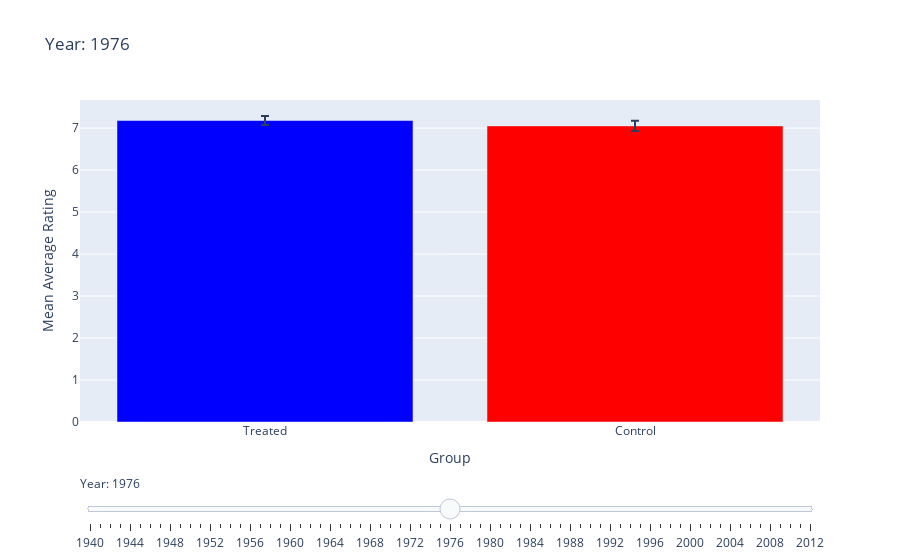

Here is the notebook cell this chart was saved with:
### Markdown cell above
The results indicate that multilingual movies consistently generate higher box office revenues compared to single-language movies. The positive mean difference, particularly after 1940 (may correspond to historical shifts in the movie industry), suggests a persistent and statistically significant treatment effect .

### Code cell
# Set start year at 1940
start_index = years.index(1940)
filtered_years = years[start_index:]

# Calculate the middle index 
mid_index = len(filtered_years) // 2
active_index = start_index + mid_index  

fig_rating = go.Figure()

# Add bars for treated and control groups 
fig_rating.add_trace(go.Bar(
    x=['Treated', 'Control'],
    y=[mean_ratings_treated[active_index], mean_ratings_control[active_index]],  
    error_y=dict(
        type='data',
        array=[ci_ratings_treated[active_index], ci_ratings_control[active_index]],  
        visible=True
    ),
    name=f'Year: {filtered_years[mid_index]}',  
    marker_color=['blue', 'red']
))

# Add a slider
steps_rating = []
for i in range(start_index, len(years)):
    step = dict(
        method="update",
        args=[
            {"y": [[mean_ratings_treated[i], mean_ratings_control[i]]],  # Update rating data
             "error_y.array": [[ci_ratings_treated[i], ci_ratings_control[i]]]},  # Update error bars
            {"title": f"Year: {years[i]}"}  # Update the title
        ],
        label=str(years[i])
    )
    steps_rating.append(step)

sliders_rating = [dict(
    active=mid_index,  
    currentvalue={"prefix": "Year: "},
    pad={"t": 50},
    steps=steps_rating
)]

fig_rating.update_layout(
    sliders=sliders_rating,
    title=f"Year: {filtered_years[mid_index]}",  
    yaxis=dict(title="Mean Average Rating"),
    xaxis=dict(title="Group"),
    showlegend=False
)

fig_rating.show()

### Figure 1 — Plotly figure (JSON) as saved in the notebook; plotly's stock layout.template omitted (floating-point values rounded to 4 significant figures)
{"data": [{"error_y": {"array": [0.1058, 0.1221], "type": "data", "visible": true}, "marker": {"color": ["blue", "red"]}, "name": "Year: 1976", "type": "bar", "x": ["Treated", "Control"], "y": [7.18, 7.052]}], "layout": {"showlegend": false, "sliders": [{"active": 36, "currentvalue": {"prefix": "Year: "}, "pad": {"t": 50}, "steps": [{"args": [{"error_y.array": [[0.2785, 0.3555]], "y": [[7.097, 7.305]]}, {"title": "Year: 1940"}], "label": "1940", "method": "update"}, {"args": [{"error_y.array": [[0.2723, 0.3385]], "y": [[7.115, 7.32]]}, {"title": "Year: 1941"}], "label": "1941", "method": "update"}, {"args": [{"error_y.array": [[0.2611, 0.307]], "y": [[7.167, 7.318]]}, {"title": "Year: 1942"}], "label": "1942", "method": "update"}, {"args": [{"error_y.array": [[0.2611, 0.3059]], "y": [[7.167, 7.274]]}, {"title": "Year: 1943"}], "label": "1943", "method": "update"}, {"args": [{"error_y.array": [[0.2541, 0.2867]], "y": [[7.162, 7.316]]}, {"title": "Year: 1944"}], "label": "1944", "method": "update"}, {"args": [{"error_y.array": [[0.2513, 0.2806]], "y": [[7.139, 7.288]]}, {"title": "Year: 1945"}], "label": "1945", "method": "update"}, {"args": [{"error_y.array": [[0.2513, 0.2715]], "y": [[7.139, 7.274]]}, {"title": "Year: 1946"}], "label": "1946", "method": "update"}, {"args": [{"error_y.array": [[0.2477, 0.2672]], "y": [[7.159, 7.246]]}, {"title": "Year: 1947"}], "label": "1947", "method": "update"}, {"args": [{"error_y.array": [[0.2359, 0.2672]], "y": [[7.193, 7.246]]}, {"title": "Year: 1948"}], "label": "1948", "method": "update"}, {"args": [{"error_y.array": [[0.2241, 0.2541]], "y": [[7.211, 7.21]]}, {"title": "Year: 1949"}], "label": "1949", "method": "update"}, {"args": [{"error_y.array": [[0.2191, 0.2322]], "y": [[7.223, 7.215]]}, {"title": "Year: 1950"}], "label": "1950", "method": "update"}, {"args": [{"error_y.array": [[0.1937, 0.226]], "y": [[7.209, 7.093]]}, {"title": "Year: 1951"}], "label": "1951", "method": "update"}, {"args": [{"error_y.array": [[0.1734, 0.2034]], "y": [[7.147, 7.051]]}, {"title": "Year: 1952"}], "label": "1952", "method": "update"}, {"args": [{"error_y.array": [[0.1639, 0.1926]], "y": [[7.149, 6.989]]}, {"title": "Year: 1953"}], "label": "1953", "method": "update"}, {"args": [{"error_y.array": [[0.1548, 0.1815]], "y": [[7.128, 6.982]]}, {"title": "Year: 1954"}], "label": "1954", "method": "update"}, {"args": [{"error_y.array": [[0.1433, 0.1611]], "y": [[7.102, 6.995]]}, {"title": "Year: 1955"}], "label": "1955", "method": "update"}, {"args": [{"error_y.array": [[0.1362, 0.1518]], "y": [[7.091, 6.939]]}, {"title": "Year: 1956"}], "label": "1956", "method": "update"}, {"args": [{"error_y.array": [[0.1314, 0.1513]], "y": [[7.072, 6.941]]}, {"title": "Year: 1957"}], "label": "1957", "method": "update"}, {"args": [{"error_y.array": [[0.1296, 0.1522]], "y": [[7.063, 6.955]]}, {"title": "Year: 1958"}], "label": "1958", "method": "update"}, {"args": [{"error_y.array": [[0.1284, 0.1515]], "y": [[7.062, 6.977]]}, {"title": "Year: 1959"}], "label": "1959", "method": "update"}, {"args": [{"error_y.array": [[0.1277, 0.1515]], "y": [[7.068, 6.977]]}, {"title": "Year: 1960"}], "label": "1960", "method": "update"}, {"args": [{"error_y.array": [[0.1239, 0.1511]], "y": [[7.079, 6.986]]}, {"title": "Year: 1961"}], "label": "1961", "method": "update"}, {"args": [{"error_y.array": [[0.1204, 0.1496]], "y": [[7.086, 6.972]]}, {"title": "Year: 1962"}], "label": "1962", "method": "update"}, {"args": [{"error_y.array": [[0.1184, 0.1482]], "y": [[7.102, 6.975]]}, {"title": "Year: 1963"}], "label": "1963", "method": "update"}, {"args": [{"error_y.array": [[0.1184, 0.147]], "y": [[7.117, 6.99]]}, {"title": "Year: 1964"}], "label": "1964", "method": "update"}, {"args": [{"error_y.array": [[0.1172, 0.147]], "y": [[7.121, 6.99]]}, {"title": "Year: 1965"}], "label": "1965", "method": "update"}, {"args": [{"error_y.array": [[0.1165, 0.1445]], "y": [[7.145, 6.991]]}, {"title": "Year: 1966"}], "label": "1966", "method": "update"}, {"args": [{"error_y.array": [[0.1143, 0.143]], "y": [[7.149, 7.01]]}, {"title": "Year: 1967"}], "label": "1967", "method": "update"}, {"args": [{"error_y.array": [[0.1153, 0.1393]], "y": [[7.158, 7.028]]}, {"title": "Year: 1968"}], "label": "1968", "method": "update"}, {"args": [{"error_y.array": [[0.1123, 0.137]], "y": [[7.16, 7.018]]}, {"title": "Year: 1969"}], "label": "1969", "method": "update"}, {"args": [{"error_y.array": [[0.1102, 0.1351]], "y": [[7.166, 7.01]]}, {"title": "Year: 1970"}], "label": "1970", "method": "update"}, {"args": [{"error_y.array": [[0.1094, 0.1317]], "y": [[7.163, 7.036]]}, {"title": "Year: 1971"}], "label": "1971", "method": "update"}, {"args": [{"error_y.array": [[0.1089, 0.1296]], "y": [[7.167, 7.044]]}, {"title": "Year: 1972"}], "label": "1972", "method": "update"}, {"args": [{"error_y.array": [[0.1056, 0.1289]], "y": [[7.177, 7.063]]}, {"title": "Year: 1973"}], "label": "1973", "method": "update"}, {"args": [{"error_y.array": [[0.1082, 0.1269]], "y": [[7.182, 7.052]]}, {"title": "Year: 1974"}], "label": "1974", "method": "update"}, {"args": [{"error_y.array": [[0.1069, 0.1245]], "y": [[7.175, 7.067]]}, {"title": "Year: 1975"}], "label": "1975", "method": "update"}, {"args": [{"error_y.array": [[0.1058, 0.1221]], "y": [[7.18, 7.052]]}, {"title": "Year: 1976"}], "label": "1976", "method": "update"}, {"args": [{"error_y.array": [[0.1088, 0.1204]], "y": [[7.16, 7.043]]}, {"title": "Year: 1977"}], "label": "1977", "method": "update"}, {"args": [{"error_y.array": [[0.106, 0.1165]], "y": [[7.164, 7.017]]}, {"title": "Year: 1978"}], "label": "1978", "method": "update"}, {"args": [{"error_y.array": [[0.1081, 0.1151]], "y": [[7.149, 7.024]]}, {"title": "Year: 1979"}], "label": "1979", "method": "update"}, {"args": [{"error_y.array": [[0.1057, 0.1138]], "y": [[7.151, 7.031]]}, {"title": "Year: 1980"}], "label": "1980", "method": "update"}, {"args": [{"error_y.array": [[0.1026, 0.1123]], "y": [[7.142, 7.012]]}, {"title": "Year: 1981"}], "label": "1981", "method": "update"}, {"args": [{"error_y.array": [[0.1035, 0.1085]], "y": [[7.123, 6.991]]}, {"title": "Year: 1982"}], "label": "1982", "method": "update"}, {"args": [{"error_y.array": [[0.1056, 0.1021]], "y": [[7.093, 6.969]]}, {"title": "Year: 1983"}], "label": "1983", "method": "update"}, {"args": [{"error_y.array": [[0.1007, 0.0996]], "y": [[7.099, 6.95]]}, {"title": "Year: 1984"}], "label": "1984", "method": "update"}, {"args": [{"error_y.array": [[0.09566, 0.09691]], "y": [[7.09, 6.959]]}, {"title": "Year: 1985"}], "label": "1985", "method": "update"}, {"args": [{"error_y.array": [[0.09363, 0.09618]], "y": [[7.084, 6.922]]}, {"title": "Year: 1986"}], "label": "1986", "method": "update"}, {"args": [{"error_y.array": [[0.0917, 0.09627]], "y": [[7.077, 6.894]]}, {"title": "Year: 1987"}], "label": "1987", "method": "update"}, {"args": [{"error_y.array": [[0.09069, 0.09251]], "y": [[7.055, 6.875]]}, {"title": "Year: 1988"}], "label": "1988", "method": "update"}, {"args": [{"error_y.array": [[0.08751, 0.08995]], "y": [[7.059, 6.863]]}, {"title": "Year: 1989"}], "label": "1989", "method": "update"}, {"args": [{"error_y.array": [[0.08464, 0.08787]], "y": [[7.059, 6.826]]}, {"title": "Year: 1990"}], "label": "1990", "method": "update"}, {"args": [{"error_y.array": [[0.08243, 0.08539]], "y": [[7.049, 6.836]]}, {"title": "Year: 1991"}], "label": "1991", "method": "update"}, {"args": [{"error_y.array": [[0.07999, 0.08167]], "y": [[7.038, 6.82]]}, {"title": "Year: 1992"}], "label": "1992", "method": "update"}, {"args": [{"error_y.array": [[0.07835, 0.07731]], "y": [[7.053, 6.832]]}, {"title": "Year: 1993"}], "label": "1993", "method": "update"}, {"args": [{"error_y.array": [[0.0783, 0.07544]], "y": [[7.035, 6.837]]}, {"title": "Year: 1994"}], "label": "1994", "method": "update"}, {"args": [{"error_y.array": [[0.07611, 0.07313]], "y": [[7.022, 6.829]]}, {"title": "Year: 1995"}], "label": "1995", "method": "update"}, {"args": [{"error_y.array": [[0.07628, 0.07014]], "y": [[6.979, 6.835]]}, {"title": "Year: 1996"}], "label": "1996", "method": "update"}, {"args": [{"error_y.array": [[0.07341, 0.06906]], "y": [[6.96, 6.805]]}, {"title": "Year: 1997"}], "label": "1997", "method": "update"}, {"args": [{"error_y.array": [[0.07139, 0.06532]], "y": [[6.956, 6.8]]}, {"title": "Year: 1998"}], "label": "1998", "method": "update"}, {"args": [{"error_y.array": [[0.06932, 0.06264]], "y": [[6.946, 6.803]]}, {"title": "Year: 1999"}], "label": "1999", "method": "update"}, {"args": [{"error_y.array": [[0.06733, 0.06203]], "y": [[6.908, 6.802]]}, {"title": "Year: 2000"}], "label": "2000", "method": "update"}, {"args": [{"error_y.array": [[0.06516, 0.06041]], "y": [[6.893, 6.808]]}, {"title": "Year: 2001"}], "label": "2001", "method": "update"}, {"args": [{"error_y.array": [[0.06346, 0.05854]], "y": [[6.879, 6.798]]}, {"title": "Year: 2002"}], "label": "2002", "method": "update"}, {"args": [{"error_y.array": [[0.06118, 0.05749]], "y": [[6.862, 6.795]]}, {"title": "Year: 2003"}], "label": "2003", "method": "update"}, {"args": [{"error_y.array": [[0.05846, 0.05637]], "y": [[6.85, 6.808]]}, {"title": "Year: 2004"}], "label": "2004", "method": "update"}, {"args": [{"error_y.array": [[0.05641, 0.05484]], "y": [[6.83, 6.799]]}, {"title": "Year: 2005"}], "label": "2005", "method": "update"}, {"args": [{"error_y.array": [[0.05442, 0.05359]], "y": [[6.809, 6.802]]}, {"title": "Year: 2006"}], "label": "2006", "method": "update"}, {"args": [{"error_y.array": [[0.05266, 0.05058]], "y": [[6.799, 6.803]]}, {"title": "Year: 2007"}], "label": "2007", "method": "update"}, {"args": [{"error_y.array": [[0.05057, 0.04928]], "y": [[6.795, 6.793]]}, {"title": "Year: 2008"}], "label": "2008", "method": "update"}, {"args": [{"error_y.array": [[0.04975, 0.04775]], "y": [[6.776, 6.783]]}, {"title": "Year: 2009"}], "label": "2009", "method": "update"}, {"args": [{"error_y.array": [[0.04852, 0.04651]], "y": [[6.771, 6.789]]}, {"title": "Year: 2010"}], "label": "2010", "method": "update"}, {"args": [{"error_y.array": [[0.04717, 0.04537]], "y": [[6.769, 6.78]]}, {"title": "Year: 2011"}], "label": "2011", "method": "update"}, {"args": [{"error_y.array": [[0.04712, 0.04469]], "y": [[6.768, 6.782]]}, {"title": "Year: 2012"}], "label": "2012", "method": "update"}]}], "title": {"text": "Year: 1976"}, "xaxis": {"title": {"text": "Group"}}, "yaxis": {"title": {"text": "Mean Average Rating"}}}}
